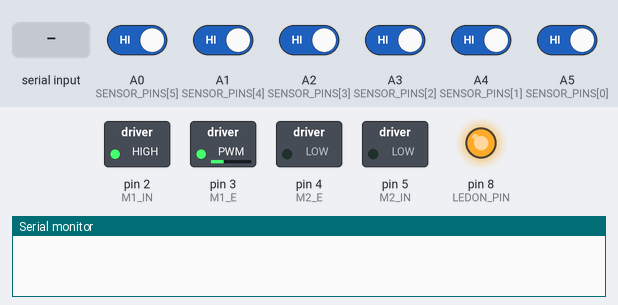
Bench run of a sketch on a simulated Arduino Uno, built with avr-gcc and run on an emulated ATmega328P. On the bench: switched loads named in the sketch (green lamp = pin HIGH), output pins drawn as LEDs (lit = HIGH), the last lines printed to the serial monitor. Inputs (shaded band) come from the test bench; at power-on: A0 (SENSOR_PINS[5]), A1 (SENSOR_PINS[4]), A2 (SENSOR_PINS[3]), A3 (SENSOR_PINS[2]), A4 (SENSOR_PINS[1]), A5 (SENSOR_PINS[0]) HIGH.

Above: at 1.8 s.
1.9 s: "e" received over the second serial link
At 3.8 s:
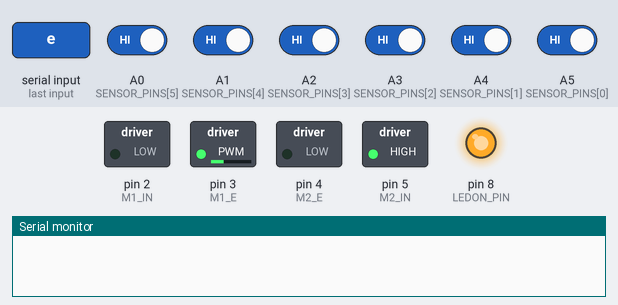
At 4.9 s:
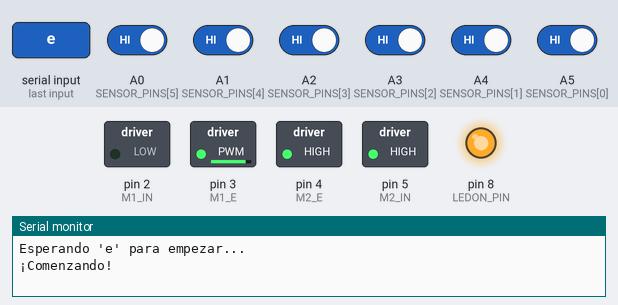
Timing chart, 0 to 6.4 s (numbered marks = the images above; inputs shaded):
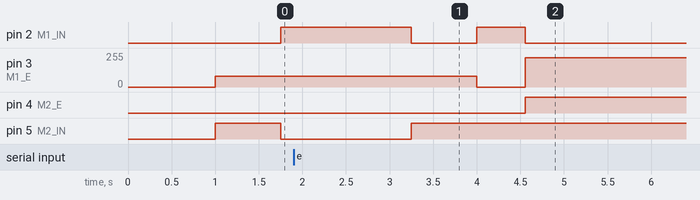

The sketch:

siguelineasRC.ino
```cpp
//  Robot Siguelíneas — PID + Recuperación  |  L298N  |  v3
//  Ahora espera a recibir "e" antes de empezar

#include <SoftwareSerial.h>
SoftwareSerial BT(10, 11);
#define BT_BAUD 9600

// --- Sensores ---
const uint8_t NUM_SENSORS = 6;
const uint8_t SENSOR_PINS[NUM_SENSORS] = {A5, A4, A3, A2, A1, A0};
const uint8_t LEDON_PIN = 8;

// --- Motores ---
const uint8_t M1_IN = 2;   // dirección izq
const uint8_t M1_E  = 3;   // PWM izq
const uint8_t M2_IN = 5;   // dirección der
const uint8_t M2_E  = 4;   // PWM der

// --- Velocidades ---
const int BASE_SPEED = 220;

// --- PID ---
float Kp = 4.0;
float Ki = 0.1;
float Kd = 4;
float integral  = 0.0;
float lastError = 0.0;

// --- Sensores calibración ---
uint16_t sensorMin[NUM_SENSORS];
uint16_t sensorMax[NUM_SENSORS];
const uint16_t RC_TIMEOUT = 2500;
const uint16_t THRESHOLD  = 500;

// --- Recuperación de línea ---
int8_t lastSide  = 1;       // 1 = derecha, -1 = izquierda
bool   lineLost  = false;

// Velocidades del arco de búsqueda
const int SEARCH_OUTER =  220;
const int SEARCH_INNER = -220;

//  MOTORES
void motorRight(int speed) {
  speed = constrain(speed, -255, 255);
  digitalWrite(M1_IN, speed >= 0 ? HIGH : LOW);
  analogWrite(M1_E, abs(speed));
}

void motorLeft(int speed) {
  speed = constrain(speed, -255, 255);
  digitalWrite(M2_IN, speed >= 0 ? HIGH : LOW);
  analogWrite(M2_E, abs(speed));
}

//  SENSORES
void readRawRC(uint16_t *raw) {
  for (uint8_t i = 0; i < NUM_SENSORS; i++) {
    pinMode(SENSOR_PINS[i], OUTPUT);
    digitalWrite(SENSOR_PINS[i], HIGH);
  }
  delayMicroseconds(10);
  for (uint8_t i = 0; i < NUM_SENSORS; i++) {
    pinMode(SENSOR_PINS[i], INPUT);
    raw[i] = RC_TIMEOUT;
  }

  bool done[NUM_SENSORS] = {};
  uint8_t remaining = NUM_SENSORS;
  uint32_t t0 = micros();

  while (remaining > 0) {
    uint32_t dt = micros() - t0;
    if (dt >= RC_TIMEOUT) break;
    for (uint8_t i = 0; i < NUM_SENSORS; i++) {
      if (!done[i] && digitalRead(SENSOR_PINS[i]) == LOW) {
        raw[i]  = (uint16_t)dt;
        done[i] = true;
        remaining--;
      }
    }
  }
}

void readNorm(uint16_t *val) {
  uint16_t raw[NUM_SENSORS];
  readRawRC(raw);
  for (uint8_t i = 0; i < NUM_SENSORS; i++) {
    uint16_t r = constrain(raw[i], sensorMin[i], sensorMax[i]);
    uint32_t range = sensorMax[i] - sensorMin[i];
    val[i] = (range == 0) ? 0 : (uint16_t)(((uint32_t)(r - sensorMin[i]) * 1000UL) / range);
  }
}

int16_t getPosition(uint16_t *val, bool &found) {
  readNorm(val);
  uint32_t wSum = 0, sum = 0;
  found = false;

  for (uint8_t i = 0; i < NUM_SENSORS; i++) {
    if (val[i] > THRESHOLD) found = true;
    uint32_t pos = (uint32_t)i * 1000UL;
    wSum += (uint32_t)val[i] * pos;
    sum  += val[i];
  }

  if (!found) return 0;
  return (int16_t)((int32_t)(wSum / sum) - 2500L);
}

// Calibración
void calibrate() {
  for (uint8_t i = 0; i < NUM_SENSORS; i++) {
    sensorMin[i] = RC_TIMEOUT;
    sensorMax[i] = 0;
  }

  uint32_t t0 = millis();
  while (millis() - t0 < 3000) {
    uint32_t t = millis() - t0;
    if      (t < 750)  { motorLeft( 80); motorRight(-80); }
    else if (t < 2250) { motorLeft(-80); motorRight( 80); }
    else               { motorLeft( 80); motorRight(-80); }

    uint16_t raw[NUM_SENSORS];
    readRawRC(raw);
    for (uint8_t i = 0; i < NUM_SENSORS; i++) {
      if (raw[i] < sensorMin[i]) sensorMin[i] = raw[i];
      if (raw[i] > sensorMax[i]) sensorMax[i] = raw[i];
    }
  }
  motorLeft(0); motorRight(0);
  delay(500);
}

//  ESPERAR SEÑAL POR BLUETOOTH
void waitForStart() {
  Serial.println("Esperando 'e' para empezar...");
  BT.println("Esperando 'e' para empezar...");
  while (true) {
    if (BT.available()) {
      char c = BT.read();
      if (c == 'e') {
        Serial.println("¡Comenzando!");
        BT.println("¡Comenzando!");
        return;
      }
    }
  }
}

//  SETUP
void setup() {
  delay(1000);
  pinMode(LEDON_PIN, OUTPUT);
  digitalWrite(LEDON_PIN, HIGH);

  pinMode(M1_IN, OUTPUT); pinMode(M1_E, OUTPUT);
  pinMode(M2_IN, OUTPUT); pinMode(M2_E, OUTPUT);

  motorLeft(0); motorRight(0);

  Serial.begin(9600);
  BT.begin(BT_BAUD);

  calibrate();    // calibración de sensores
  waitForStart(); // espera la señal 'e'
}

//  LOOP PRINCIPAL
void loop() {
  uint16_t sens[NUM_SENSORS];
  bool found;
  int16_t pos = getPosition(sens, found);

  if (found) {
    if (lineLost) { integral = 0.0; lastError = 0.0; lineLost = false; }
    if (pos < 0) lastSide = -1;
    if (pos > 0) lastSide = 1;

    float error = (float)pos;
    integral += error;
    integral = constrain(integral, -5000.0f, 5000.0f);
    float deriv = error - lastError;
    lastError = error;

    float correction = Kp * error + Ki * integral + Kd * deriv;
    int curveBoost = 0;
    if (sens[0] > 800 && sens[5] < 400) curveBoost = -120;
    else if (sens[5] > 800 && sens[0] < 400) curveBoost = 120;
    correction += curveBoost;

    int dynamicSpeed = BASE_SPEED - abs(error) * 0.04;
    dynamicSpeed = constrain(dynamicSpeed, 150, BASE_SPEED);

    int sL = constrain((int)(dynamicSpeed + correction), -80, 255);
    int sR = constrain((int)(dynamicSpeed - correction), -80, 255);

    motorLeft(sL); motorRight(sR);

  } else {
    lineLost = true;
    if (lastSide > 0) { motorLeft(SEARCH_OUTER); motorRight(SEARCH_INNER); }
    else               { motorLeft(SEARCH_INNER); motorRight(SEARCH_OUTER); }
  }
}
```

Measured:
- after the input at 1.9 s, pin 4 (M2_E): LOW → HIGH after 2.7 s
